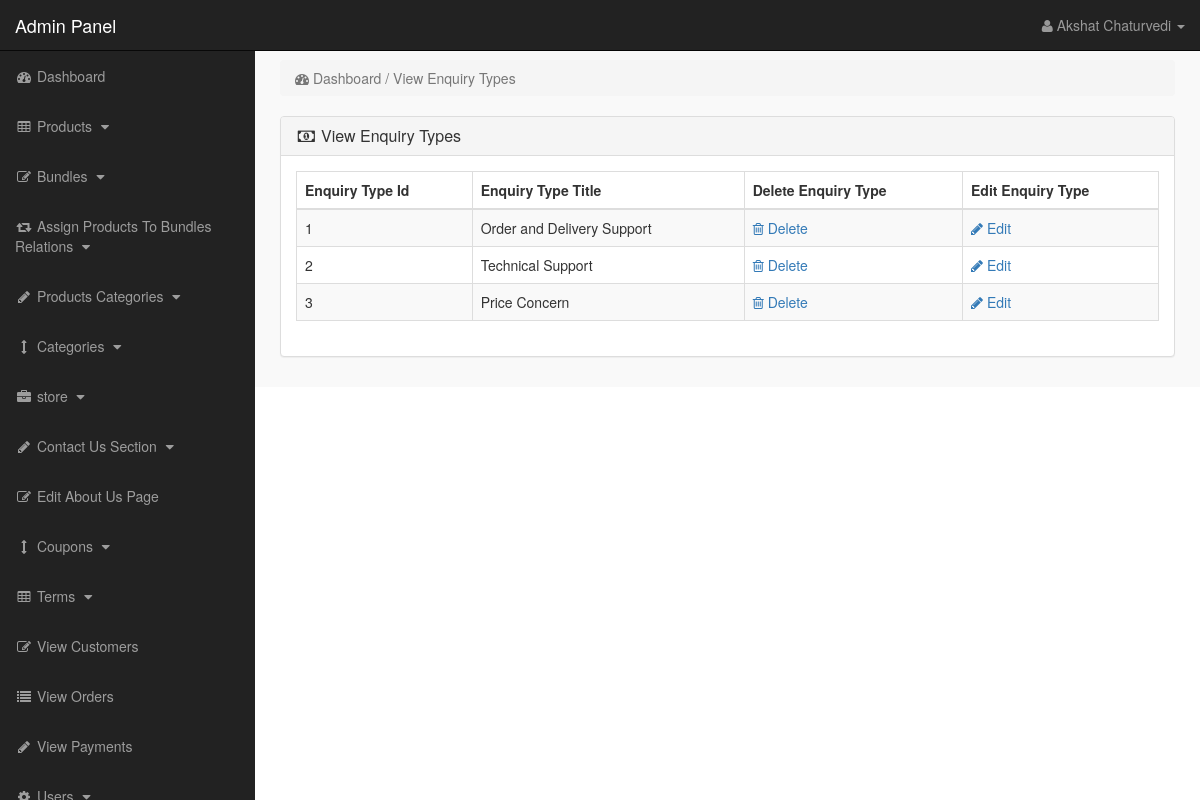
Screenshot of /admin_area/index.php?view_enquiry (signed in) with the database file from the repository.
### tables this page shows
CREATE TABLE `enquiry_types` (
  `enquiry_id` int(10) NOT NULL,
  `enquiry_title` varchar(255) NOT NULL
);

### admin_area/view_enquiry.php (the view)
<?php
if(!isset($_SESSION['admin_email'])){
echo "<script>window.open('login.php','_self')</script>";
}
else {
?>
<div class="row" >
<div class="col-lg-12" >
<ol class="breadcrumb">
<li class="active">
<i class="fa fa-dashboard" ></i> Dashboard / View Enquiry Types
</li>
</ol>
</div>
</div>
<div class="row">
<div class="col-lg-12">
<div class="panel panel-default">
<div class="panel-heading">
<h3 class="panel-title">
<i class="fa fa-money fa-fw"></i> View Enquiry Types
</h3>
</div>
<div class="panel-body">
<div class="table-responsive">
<table class="table table-bordered table-hover table-striped">
<thead>
<tr>
<th>Enquiry Type Id</th>
<th>Enquiry Type Title</th>
<th>Delete Enquiry Type</th>
<th>Edit Enquiry Type</th>
</tr>
</thead>
<tbody>
<?php
$i = 0;
$get_enquiry_types = "select * from enquiry_types";
$run_enquiry_types = mysqli_query($con,$get_enquiry_types);
while($row_enquiry_types = mysqli_fetch_array($run_enquiry_types)){
$enquiry_id = $row_enquiry_types['enquiry_id'];
$enquiry_title = $row_enquiry_types['enquiry_title'];
$i++;
?>
<tr>
<td> <?php echo $i; ?> </td>
<td> <?php echo $enquiry_title; ?> </td>
<td>
<a href="index.php?delete_enquiry=<?php echo $enquiry_id; ?>">
<i class="fa fa-trash-o"> </i> Delete
</a>
</td>
<td>
<a href="index.php?edit_enquiry=<?php echo $enquiry_id; ?>">
<i class="fa fa-pencil"> </i> Edit
</a>
</td>
</tr>
<?php } ?>
</tbody>
</table>
</div>
</div>
</div>
</div>
</div>
<?php } ?>

### admin_area/includes/sidebar.php (shortened to what this page needs)
<?php
if(!isset($_SESSION['admin_email'])){
echo "<script>window.open('login.php','_self')</script>";
}
else {
?>
<nav class="navbar navbar-inverse navbar-fixed-top" >
<div class="navbar-header" >
<a class="navbar-brand" href="index.php?dashboard" >Admin Panel</a>
</div>
<ul class="nav navbar-right top-nav" >
<li class="dropdown" >
<a href="#" class="dropdown-toggle" data-toggle="dropdown" >
<i class="fa fa-user" ></i>
<?php echo $admin_name; ?> <b class="caret" ></b>
</a>
</li>
</ul>
<div class="collapse navbar-collapse navbar-ex1-collapse">
<ul class="nav navbar-nav side-nav">
<li>
<a href="index.php?dashboard">
<i class="fa fa-fw fa-dashboard"></i> Dashboard
</a>
</li>
<li>
<a href="#" data-toggle="collapse" data-target="#products">
<i class="fa fa-fw fa-table"></i> Products
<i class="fa fa-fw fa-caret-down"></i>
</a>
</li>
<li>
<a href="#" data-toggle="collapse" data-target="#bundles">
<i class="fa fa-fw fa-edit"></i> Bundles
<i class="fa fa-fw fa-caret-down"></i>
</a>
</li>
<li>
<a href="#" data-toggle="collapse" data-target="#relations">
<i class="fa fa-fw fa-retweet"></i> Assign Products To Bundles Relations
<i class="fa fa-fw fa-caret-down"></i>
</a>
</li>
<li>
<a href="#" data-toggle="collapse" data-target="#p_cat">
<i class="fa fa-fw fa-pencil"></i> Products Categories
<i class="fa fa-fw fa-caret-down"></i>
</a>
</li>
<li>
<a href="#" data-toggle="collapse" data-target="#cat">
<i class="fa fa-fw fa-arrows-v"></i> Categories
<i class="fa fa-fw fa-caret-down"></i>
</a>
</li>
<li>
<a href="#" data-toggle="collapse" data-target="#store">
<i class="fa fa-fw fa-briefcase"></i> store
<i class="fa fa-fw fa-caret-down"></i>
</a>
</li>
<li>
<a href="#" data-toggle="collapse" data-target="#contact_us">
<i class="fa fa-fw fa-pencil"> </i> Contact Us Section
<i class="fa fa-fw fa-caret-down"></i>
</a>
</li>
<li>
<a href="index.php?edit_about_us">
<i class="fa fa-fw fa-edit"></i> Edit About Us Page
</a>
</li>
<li>
<a href="#" data-toggle="collapse" data-target="#coupons">
<i class="fa fa-fw fa-arrows-v"></i> Coupons
<i class="fa fa-fw fa-caret-down"></i>
</a>
</li>
<li>
<a href="#" data-toggle="collapse" data-target="#terms" >
<i class="fa fa-fw fa-table"></i> Terms
<i class="fa fa-fw fa-caret-down"></i>
</a>
</li>
<li>
<a href="index.php?view_customers">
<i class="fa fa-fw fa-edit"></i> View Customers
</a>
</li>
<li>
<a href="index.php?view_orders">
<i class="fa fa-fw fa-list"></i> View Orders
</a>
</li>
<li>
<a href="index.php?view_payments">
<i class="fa fa-fw fa-pencil"></i> View Payments
</a>
</li>
<li>
<a href="#" data-toggle="collapse" data-target="#users">
<i class="fa fa-fw fa-gear"></i> Users
<i class="fa fa-fw fa-caret-down"></i>
</a>
</li>
</ul>
</div>
</nav>
<?php } ?>

### admin_area/css/style.css (style rules this page uses)
body { margin-top:100px; }
@media (min-width: 768px) { body { margin-top:50px; } }
.top-nav { padding:0 15px; }
.top-nav>li { display:inline-block; float:left; }
.top-nav>li>a { padding-top:15px; padding-bottom:15px; line-height:20px; color:#999; }
@media (min-width: 768px) { .side-nav { position:fixed; top:51px; width:255px; border-radius:0; overflow-y:auto; background-color: #222; bottom:0; overflow-x:hidden; padding-bottom:40px; } }
@media (min-width: 768px) { .side-nav>li>a { width:255px; } }
.panel-body { border-radius:5px; }

### rows the page displays
enquiry_types: enquiry_title "Order and Delivery Support"
enquiry_types: enquiry_title "Technical Support"
enquiry_types: enquiry_title "Price Concern"

### other values shown
$admin_name "Akshat Chaturvedi"
